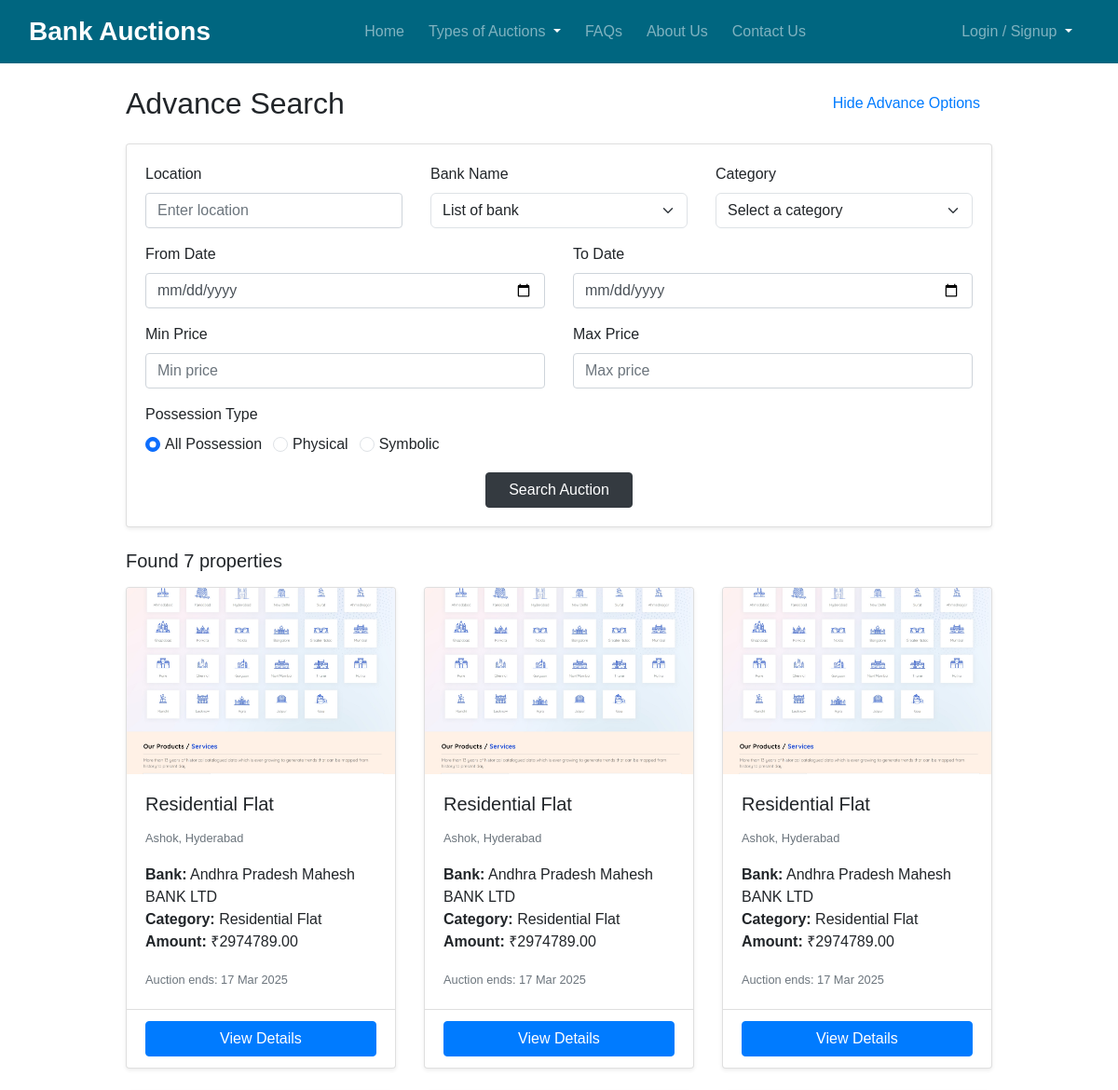
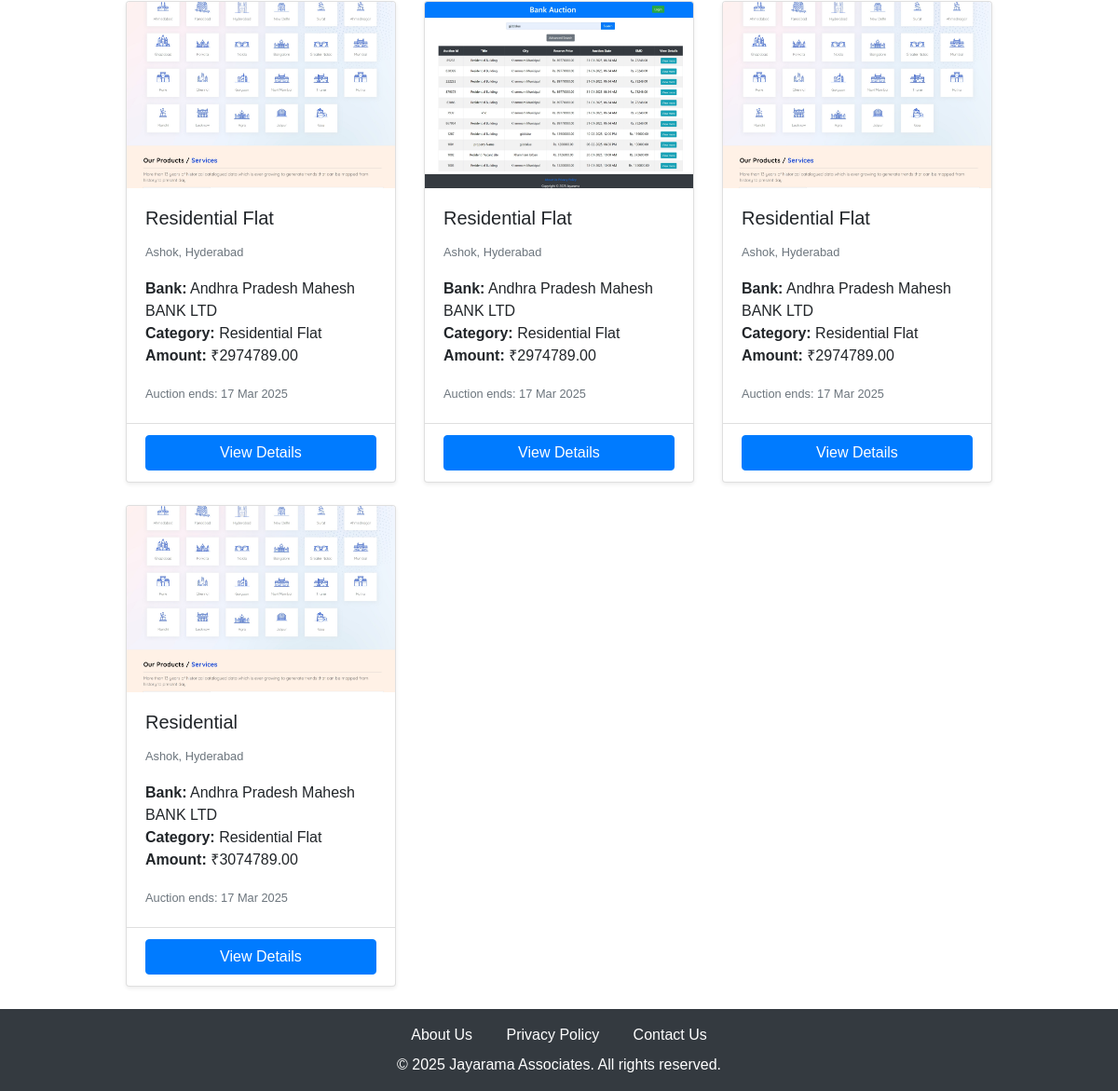
The page /advanced-search/ on the database its author committed (2 pictures, top to bottom).
### propertyapp/models.py (models this page shows, shortened)
class Property(models.Model):
    Auction_id = models.CharField(max_length=10)
    Title = models.CharField(max_length=200)
    Bank = models.ForeignKey(Bank, on_delete=models.CASCADE, related_name="properties")
    Property_Title = models.ForeignKey(Category, on_delete=models.CASCADE, related_name="properties")
    Description = models.TextField()
    Location = models.CharField(max_length=30)
    City = models.CharField(max_length=20)
    State = models.CharField(max_length=20)
    Amount = models.DecimalField(max_digits=10, decimal_places=2)
    Reserve_price = models.DecimalField(max_digits=10, decimal_places=2)
    EMD_amount = models.DecimalField(max_digits=10, decimal_places=2)
    Bid_increment = models.DecimalField(max_digits=10, decimal_places=2)
    EMD_submission_date = models.DateTimeField()
    Auction_start_date = models.DateTimeField()
    Auction_end_date = models.DateTimeField()
    created_at = models.DateTimeField(auto_now_add=True)  # Automatically set on creation
    Image = models.ImageField(upload_to='images/', default='default.jpg')
    objects = PropertyManager()  # Apply ordering
    def get_absolute_url(self):
        return reverse('property_detail', args=[str(self.id)])
    class Meta:
        verbose_name_plural = "Properties"

class Bank(models.Model):
    Name = models.CharField(max_length=30)
    Branch = models.CharField(max_length=50)
    IFSC = models.CharField(
        max_length=11,
        validators=[RegexValidator(regex=r'^[A-Z]{4}0[A-Z0-9]{6}$', message='Invalid IFSC code')]
    )
    def __str__(self):
        return self.Name
    class Meta:
        verbose_name_plural = "Banks"

class Category(models.Model):
    Property_Title = models.CharField(max_length=30)
    def __str__(self):
        return self.Property_Title
    class Meta:
        verbose_name_plural = "Categories"

### propertyapp/views.py (the view, shortened to what this page needs)
# urls.py: path('advanced-search/', views.advanced_search, name='advanced_search'),
def advanced_search(request):
    form = AdvancedSearchForm(request.GET or None)
    category = request.GET.get('category', '')
    if category == "gold":
        properties = GoldAuction.objects.all().order_by('-auction_date')
    else:
        properties = Property.objects.all().order_by('-Auction_start_date')
    paginator = Paginator(properties, 9)
    page_number = request.GET.get('page')
    page_obj = paginator.get_page(page_number)
    context = {
        'form': form,
        'properties': page_obj,
        'total_results': properties.count(),
    }
    return render(request, 'properties/advanced_search.html', context)

### propertyapp/models.py (called while the page is built)
    def get_queryset(self):
        return super().get_queryset().order_by('-created_at')

### propertyapp/templates/properties/advanced_search.html (shortened to what this page needs)
{% extends 'properties/base.html' %}
{% block content %}
    <div class="container py-4">
        <div class="row">
            <div class="col-12">
                <div class="d-flex justify-content-between align-items-center mb-4">
                    <h2 class="mb-0">Advance Search</h2>
                    <button class="btn btn-link" type="button" data-bs-toggle="collapse" data-bs-target="#searchForm">
                        Hide Advance Options
                    </button>
                </div>
                <div class="collapse show" id="searchForm">
                    <div class="card card-body mb-4 shadow-sm">
                        <form method="get" class="row g-3">
                            <div class="col-md-4">
                                <label class="form-label">Location</label>
                                {{ form.location }}
                            </div>
                            <div class="col-md-4">
                                <label class="form-label">Bank Name</label>
                                {{ form.bank }}
                            </div>
                            <div class="col-md-4">
                                <label class="form-label">Category</label>
                                {{ form.category }}
                            </div>
                            <div class="col-md-6">
                                <label class="form-label">From Date</label>
                                {{ form.from_date }}
                            </div>
                            <div class="col-md-6">
                                <label class="form-label">To Date</label>
                                {{ form.to_date }}
                            </div>
                            <div class="col-md-6">
                                <label class="form-label">Min Price</label>
                                {{ form.min_price }}
                            </div>
                            <div class="col-md-6">
                                <label class="form-label">Max Price</label>
                                {{ form.max_price }}
                            </div>
                            <div class="col-12">
                                <label class="form-label d-block">Possession Type</label>
                                <div class="btn-group" role="group">
                                    {% for radio in form.possession_type %}
                                    <div class="form-check form-check-inline">
                                        {{ radio.tag }}
                                        <label class="form-check-label" for="{{ radio.id_for_label }}">
                                            {{ radio.choice_label }}
                                        </label>
                                    </div>
                                    {% endfor %}
                                </div>
                            </div>
                            <div class="col-12 text-center">
                                <button type="submit" class="btn btn-dark px-4">
                                    Search Auction
                                </button>
                            </div>
                        </form>
                    </div>
                </div>
                {% if properties %}
                <div class="mb-3">
                    <h5>Found {{ total_results }} properties</h5>
                </div>
                <div class="row row-cols-1 row-cols-md-2 row-cols-lg-3 g-4">
                    {% for property in properties %}
                    <div class="col">
                        <div class="card h-100 shadow-sm">
                            <img src="{{ property.Image.url }}" class="card-img-top" alt="{{ property.Title }}" style="height: 200px; object-fit: cover;">
                            <div class="card-body">
                                <h5 class="card-title">{{ property.Title }}</h5>
                                <p class="card-text">
                                    <small class="text-muted">
                                         {{ property.Location }}, {{ property.City }}
                                    </small>
                                </p>
                                <p class="card-text">
                                    <strong>Bank:</strong> {{ property.Bank.Name }}<br>
                                    <strong>Category:</strong> {{ property.Property_Title }}<br>
                                    <strong>Amount:</strong> ₹{{ property.Amount|floatformat:2 }}
                                </p>
                                <p class="card-text">
                                    <small class="text-muted">
                                        Auction ends: {{ property.Auction_end_date|date:"d M Y" }}
                                    </small>
                                </p>
                            </div>
                            <div class="card-footer bg-transparent">
                                <a href="{{ property.get_absolute_url }}" class="btn btn-primary w-100">View Details</a>
                            </div>
                        </div>
                    </div>
                    {% endfor %}
                </div>
                {% else %}
                <div class="alert alert-info">
                    No properties found matching your search criteria.
                </div>
                {% endif %}
            </div>
        </div>
    </div>
{% endblock %}

### staticfiles/css/styles.css (style rules this page uses)
html, body { height: 100%; }
body { font-family: Arial, sans-serif; }
.container { width: 80%; margin: 0 auto; }

### propertyapp/templates/properties/base.html (style rules this page uses)
html, body { height: 100%; }

### rows shown on the page
Property: Image (picture), Title "Residential Flat", Location "Ashok", City "Hyderabad", Bank.Name "Andhra Pradesh Mahesh BANK LTD", Property_Title "Residential Flat", Amount "2974789.00", Auction_end_date "17 Mar 2025"
Property: Image (picture), Title "Residential Flat", Location "Ashok", City "Hyderabad", Bank.Name "Andhra Pradesh Mahesh BANK LTD", Property_Title "Residential Flat", Amount "2974789.00", Auction_end_date "17 Mar 2025"
Property: Image (picture), Title "Residential Flat", Location "Ashok", City "Hyderabad", Bank.Name "Andhra Pradesh Mahesh BANK LTD", Property_Title "Residential Flat", Amount "2974789.00", Auction_end_date "17 Mar 2025"
Property: Image (picture), Title "Residential Flat", Location "Ashok", City "Hyderabad", Bank.Name "Andhra Pradesh Mahesh BANK LTD", Property_Title "Residential Flat", Amount "2974789.00", Auction_end_date "17 Mar 2025"
Property: Image (picture), Title "Residential Flat", Location "Ashok", City "Hyderabad", Bank.Name "Andhra Pradesh Mahesh BANK LTD", Property_Title "Residential Flat", Amount "2974789.00", Auction_end_date "17 Mar 2025"
Property: Image (picture), Title "Residential Flat", Location "Ashok", City "Hyderabad", Bank.Name "Andhra Pradesh Mahesh BANK LTD", Property_Title "Residential Flat", Amount "2974789.00", Auction_end_date "17 Mar 2025"
Property: Image (picture), Title "Residential", Location "Ashok", City "Hyderabad", Bank.Name "Andhra Pradesh Mahesh BANK LTD", Property_Title "Residential Flat", Amount "3074789.00", Auction_end_date "17 Mar 2025"

### other values the page prints
{{ radio.choice_label }} "All Possession" "Physical" "Symbolic"
{{ total_results }} "7"
